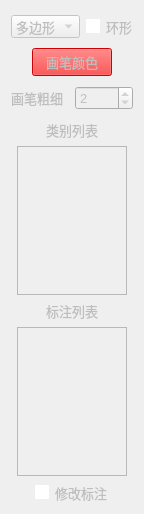
             <widget class="QWidget" name="page_4">
              <property name="enabled">
               <bool>false</bool>
              </property>
              <property name="geometry">
               <rect>
                <x>0</x>
                <y>0</y>
                <width>137</width>
                <height>514</height>
               </rect>
              </property>
              <property name="font">
               <font>
                <pointsize>10</pointsize>
               </font>
              </property>
              <attribute name="label">
               <string>          分割标注</string>
              </attribute>
              <layout class="QVBoxLayout" name="verticalLayout_2">
               <item>
                <layout class="QHBoxLayout" name="horizontalLayout_12">
                 <property name="topMargin">
                  <number>4</number>
                 </property>
                 <property name="bottomMargin">
                  <number>4</number>
                 </property>
                 <item>
                  <widget class="QComboBox" name="comboBox_2">
                   <property name="font">
                    <font>
                     <pointsize>10</pointsize>
                    </font>
                   </property>
                   <item>
                    <property name="text">
                     <string>多边形</string>
                    </property>
                   </item>
                   <item>
                    <property name="text">
                     <string>矩形</string>
                    </property>
                   </item>
                   <item>
                    <property name="text">
                     <string>椭圆形</string>
                    </property>
                   </item>
                   <item>
                    <property name="text">
                     <string>环形</string>
                    </property>
                   </item>
                  </widget>
                 </item>
                 <item>
                  <widget class="QCheckBox" name="checkBox">
                   <property name="font">
                    <font>
                     <pointsize>10</pointsize>
                    </font>
                   </property>
                   <property name="styleSheet">
                    <string notr="true">QCheckBox::indicator:checked {
    background-color:       blue;
    border:                 2px solid white;  
}

QCheckBox::indicator:unchecked {
    background-color:      white;
    border:                 2px solid white;  
}</string>
                   </property>
                   <property name="text">
                    <string>环形</string>
                   </property>
                  </widget>
                 </item>
                </layout>
               </item>
               <item alignment="Qt::AlignHCenter">
                <widget class="QPushButton" name="pushButton_12">
                 <property name="font">
                  <font>
                   <pointsize>10</pointsize>
                  </font>
                 </property>
                 <property name="styleSheet">
                  <string notr="true">background-color: rgb(255, 0, 0);</string>
                 </property>
                 <property name="text">
                  <string>画笔颜色</string>
                 </property>
                </widget>
               </item>
               <item>
                <layout class="QHBoxLayout" name="horizontalLayout">
                 <property name="topMargin">
                  <number>4</number>
                 </property>
                 <property name="bottomMargin">
                  <number>4</number>
                 </property>
                 <item>
                  <widget class="QLabel" name="label_6">
                   <property name="font">
                    <font>
                     <pointsize>10</pointsize>
                    </font>
                   </property>
                   <property name="text">
                    <string>画笔粗细</string>
                   </property>
                  </widget>
                 </item>
                 <item>
                  <widget class="QSpinBox" name="spinBox">
                   <property name="font">
                    <font>
                     <pointsize>10</pointsize>
                    </font>
                   </property>
                   <property name="minimum">
                    <number>1</number>
                   </property>
                   <property name="maximum">
                    <number>20</number>
                   </property>
                   <property name="value">
                    <number>2</number>
                   </property>
                  </widget>
                 </item>
                </layout>
               </item>
               <item alignment="Qt::AlignHCenter">
                <widget class="QLabel" name="label_7">
                 <property name="font">
                  <font>
                   <pointsize>10</pointsize>
                  </font>
                 </property>
                 <property name="text">
                  <string>类别列表</string>
                 </property>
                </widget>
               </item>
               <item alignment="Qt::AlignHCenter">
                <widget class="QListWidget" name="listWidget">
                 <property name="sizePolicy">
                  <sizepolicy hsizetype="Minimum" vsizetype="Expanding">
                   <horstretch>0</horstretch>
                   <verstretch>0</verstretch>
                  </sizepolicy>
                 </property>
                 <property name="minimumSize">
                  <size>
                   <width>110</width>
                   <height>0</height>
                  </size>
                 </property>
                 <property name="maximumSize">
                  <size>
                   <width>75</width>
                   <height>10000</height>
                  </size>
                 </property>
                 <property name="contextMenuPolicy">
                  <enum>Qt::CustomContextMenu</enum>
                 </property>
                 <property name="verticalScrollBarPolicy">
                  <enum>Qt::ScrollBarAsNeeded</enum>
                 </property>
                </widget>
               </item>
               <item alignment="Qt::AlignHCenter">
                <widget class="QLabel" name="label_10">
                 <property name="font">
                  <font>
                   <pointsize>10</pointsize>
                  </font>
                 </property>
                 <property name="text">
                  <string>标注列表</string>
                 </property>
                </widget>
               </item>
               <item alignment="Qt::AlignHCenter">
                <widget class="QListWidget" name="listWidget_2">
                 <property name="sizePolicy">
                  <sizepolicy hsizetype="Minimum" vsizetype="Expanding">
                   <horstretch>0</horstretch>
                   <verstretch>0</verstretch>
                  </sizepolicy>
                 </property>
                 <property name="minimumSize">
                  <size>
                   <width>110</width>
                   <height>0</height>
                  </size>
                 </property>
                 <property name="maximumSize">
                  <size>
                   <width>75</width>
                   <height>10000</height>
                  </size>
                 </property>
                 <property name="contextMenuPolicy">
                  <enum>Qt::CustomContextMenu</enum>
                 </property>
                 <property name="resizeMode">
                  <enum>QListView::Fixed</enum>
                 </property>
                 <property name="modelColumn">
                  <number>0</number>
                 </property>
                </widget>
               </item>
               <item alignment="Qt::AlignHCenter">
                <widget class="QCheckBox" name="checkBox_3">
                 <property name="enabled">
                  <bool>false</bool>
                 </property>
                 <property name="font">
                  <font>
                   <pointsize>10</pointsize>
                  </font>
                 </property>
                 <property name="styleSheet">
                  <string notr="true">QCheckBox::indicator:checked {
    background-color:       blue;
    border:                 2px solid white;  
}

QCheckBox::indicator:unchecked {
    background-color:      white;
    border:                 2px solid white;  
}</string>
                 </property>
                 <property name="text">
                  <string>修改标注</string>
                 </property>
                </widget>
               </item>
              </layout>
             </widget>
